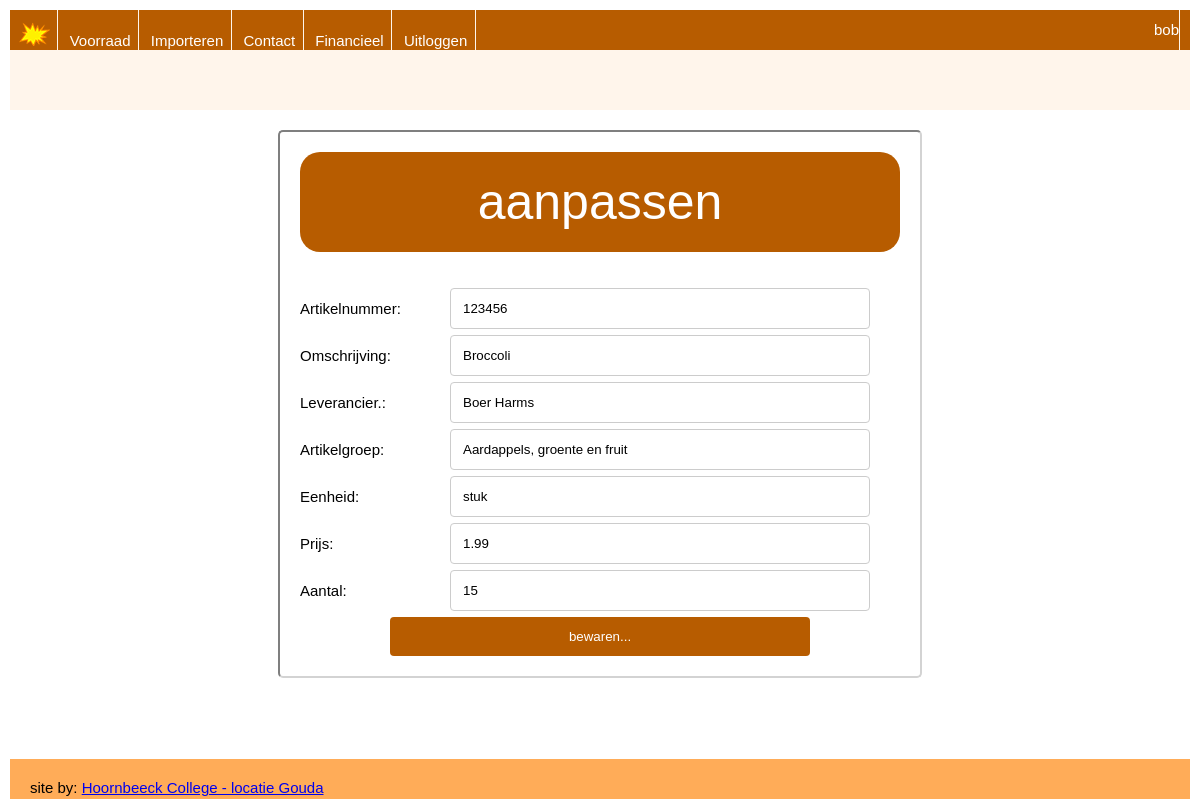
/product_edit.php?id=1 (signed in), run on the app's committed database.
### tables this page shows
CREATE TABLE `product` (
  `id` int(11) NOT NULL AUTO_INCREMENT,
  `artikelnummer` int(11) NOT NULL,
  `omschrijving` varchar(50) NOT NULL,
  `leverancier` varchar(50) NOT NULL,
  `artikelgroep` varchar(50) NOT NULL,
  `eenheid` varchar(10) NOT NULL,
  `prijs` decimal(5,2) NOT NULL,
  `aantal` int(11) NOT NULL,
  `create_time` timestamp NULL DEFAULT CURRENT_TIMESTAMP,
  `update_time` timestamp NULL DEFAULT CURRENT_TIMESTAMP ON UPDATE CURRENT_TIMESTAMP,
  PRIMARY KEY (`id`),
  UNIQUE KEY `artikelnummer_UNIQUE` (`artikelnummer`)
);

### product_edit.php (the view, shortened to what this page needs)
<?php
include 'inc/header.php';
echo '<header class="head">';
echo '</header>';
echo '<main class="main-content">';
echo '<div id="frmDetail">';
if (isset($_GET["id"])) {
    $productId=$_GET["id"];
}
else {
    echo 'Product niet gevonden...';
    header('refresh: 2; url=voorraad.php');
}
$qryProduct = "SELECT id, artikelnummer, omschrijving, leverancier, artikelgroep, eenheid, prijs, aantal
        FROM product
        WHERE id={$productId}";
$resultProduct = mysqli_query($dbconn, $qryProduct);
$product=mysqli_fetch_assoc($resultProduct);
?>
<div>
    <form action ="dataverwerken.php" method="POST" class="frmDetail">
    <div id="product_custum_label">aanpassen</div>
        <label for="fproductnr">Artikelnummer:</label>
        <input type="text" name="artikelnummer" value="<?php echo $product["artikelnummer"];?>" id="fproductnr">
        <label for="fproductomschrijving">Omschrijving:</label>
        <input type="text" name="omschrijving" value="<?php echo $product["omschrijving"];?>" id="fproductomschrijving">
        <label for="fLeverancier">Leverancier.:</label>
        <input type="text" name="leverancier" value="<?php echo $product["leverancier"];?>" id="fLeverancier">
        <label for="fArtikelgroep">Artikelgroep:</label>
        <input type="text" name="artikelgroep" value="<?php echo $product["artikelgroep"];?>" id="fArtikelgroep">
        <label for="fEenheid">Eenheid:</label>
        <input type="text" name="eenheid" value="<?php echo $product["eenheid"];?>" id="fEenheid">
        <label for="fPrijs">Prijs:</label>
        <input type="text" name="prijs" value="<?php echo $product["prijs"];?>" id="fPrijs">
        <label for="fAantal">Aantal:</label>
        <input type="text" name="aantal" value="<?php echo $product["aantal"];?>" id="fAantal">
        <div class="submitbtn">
            <input type="submit" name="submit" value="bewaren..." class="btnDetailSubmit">
        </div>
    </form>
</div>
<?php
echo '</div>';
echo '</main>';
include ("inc/footer.php");
?>

### css/nav.css (style rules this page uses)
:root { --primary0: rgba(183, 92, 0, 1); --primary1: rgba(254, 128, 0, 1); --primary2: rgba(255, 172, 88, 1); --primary3: rgba(255, 245, 235, 1); --primary4: rgba(255, 255, 255, 1); --hover: rgba(255, 245, 235, 1); }
body { margin: 0; padding: 0; font-size: 15px; font-family: heebo, verdana, sans-serif; background-color: var(--primary4); }

### css/style.css (style rules this page uses)
:root { --primary0: rgba(183, 92, 0, 1); --primary1: rgba(254, 128, 0, 1); --primary2: rgba(255, 172, 88, 1); --primary3: rgba(255, 245, 235, 1); --primary4: rgba(255, 255, 255, 1); --hover: rgba(255, 245, 235, 1); }
* { box-sizing: border-box; margin: 0; padding: 0; }
body { margin: 10px; }
.head { background-color: var(--primary3); padding: 10px; grid-area: head; display: flex; flex-direction: column; }
.main-content { background-color: var(--primary4); padding: 20px; grid-area: main; height: 100%; }
input[type=text], input[type=password] { width: 70%; padding: 12px; border: 1px solid #ccc; border-radius: 4px; resize: vertical; }
input[type=submit] { background-color: var(--primary0); color: white; width: 100%; padding: 12px 20px; border: none; border-radius: 4px; cursor: pointer; float: none; position: relative; }
#frmDetail>* { margin: auto; background-color: var(--primary4); border: lightgray inset 2px; border-radius: 5px; padding: 20px; }
#frmDetail { display: flex; height: 300px; }
.frmDetail { width: 600px; }
.frmDetail label { padding: 12px 5px 2px 0; display: flex; float: left; width: 25%; margin-top: 6px; }
.frmDetail input { float: left; width: 70%; margin-top: 6px; }
.submitbtn { width: 100%; display: flex; justify-content: center; }
#product_custum_label { background-color: var(--primary0); width: 100%; height: 100px; font-size: 50px; color: white; text-align: center; line-height: 100px; border-radius: 20px; margin-bottom: 30px; }

### data on the page
product: artikelnummer "123456", omschrijving "Broccoli", leverancier "Boer Harms", artikelgroep "Aardappels, groente en fruit", eenheid "stuk", prijs "1.99", aantal "15"

### other printed values
$inlognaam "bob"
$arContactgegevens['developer'] "Hoornbeeck College - locatie Gouda"
